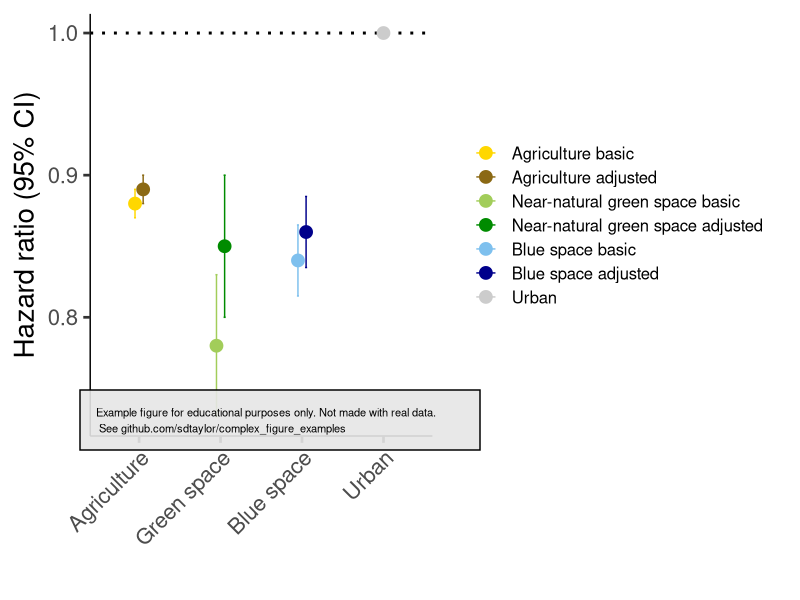

Write the R code that produced this figure. (Note: this script raises an error after producing the figure.)
library(tidyverse)
library(cowplot)  # cowplot is used here just for the disclaimer watermark at the end. Its not needed for the primary figure. 

##################################
# This is a replication of Figure 1 from the following paper
# Engemann et al. 2020. Associations between growing up in natural 
# environments and subsequent psychiatric disorders in Denmark. 
# Environmental Research. https://doi.org/10.1016/j.envres.2020.109788.

# Data used here are simulated, and not meant to replicate the original figure exactly.
##################################

hazard_data = tribble(
  ~space_type, ~space_subtype,                        ~hazard_ratio, ~hazard_sd,
  'Agriculture',  'Agriculture basic',                 0.88,          0.01,
  'Agriculture',  'Agriculture adjusted',              0.89,          0.01,
  'Green space',  'Near-natural green space basic',    0.78,          0.05,
  'Green space',  'Near-natural green space adjusted', 0.85,          0.05,
  'Blue space',   'Blue space basic',                  0.84,          0.025,
  'Blue space',   'Blue space adjusted',               0.86,          0.025,
  'Urban',        'Urban',                             1.0,           0)

# Use fct_inorder to set the factor order specified in the table above.
# Otherwise the order will be alphabetical.
hazard_data$space_subtype = fct_inorder(hazard_data$space_subtype)
hazard_data$space_type = fct_inorder(hazard_data$space_type)

final_figure = ggplot(hazard_data, aes(x=space_type, y=hazard_ratio, color=space_subtype)) + 
  geom_hline(yintercept = 1, linetype='dotted', size=1) + # put the horizontal line first so points are drawn on top of it
  geom_point(position = position_dodge(width=0.2), size=4) +
  scale_color_manual(values = c('gold','goldenrod4','darkolivegreen3','green4','skyblue2','blue4','grey80')) + 
  geom_errorbar(aes(ymax = hazard_ratio + hazard_sd, ymin = hazard_ratio - hazard_sd), width=0.05,
                position = position_dodge(width = 0.2)) + 
  theme_bw(20) + 
  theme(panel.grid = element_blank(),
        panel.border = element_blank(),               # Turn off the full border but initialize the bottom and left lines
        axis.line.x.bottom = element_line(size=0.5),
        axis.line.y.left   = element_line(size=0.5),
        axis.text.x = element_text(angle=45, hjust=1),
        legend.text = element_text(size=12),
        legend.title = element_blank()) +
  labs(x='',y='Hazard ratio (95% CI)')
  
#############################################
water_mark = 'Example figure for educational purposes only. Not made with real data.\n See github.com/sdtaylor/complex_figure_examples'

final_figure = ggdraw(final_figure) +
  geom_rect(data=data.frame(xmin=0.1,ymin=0.25), aes(xmin=xmin,ymin=ymin, xmax=xmin+0.5,ymax=ymin+0.1),alpha=0.9, fill='grey90', color='black') + 
  draw_text(water_mark, x=0.12, y=0.3, size=8, hjust = 0)


save_plot('engemann2020/engemann2020_final.png', plot = final_figure, base_width = 10, base_height = 5)
